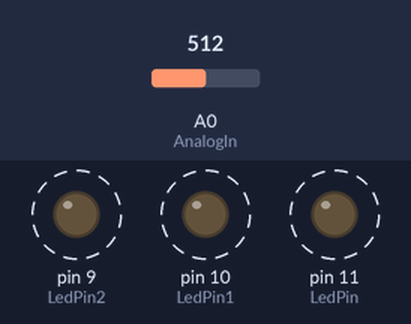
The sketch below on a simulated Arduino Uno, built with avr-gcc and run on an emulated ATmega328P. On the bench: output pins drawn as LEDs (lit = HIGH). Dashed ring = blinking. Inputs (shaded band) come from the test bench; at power-on: A0 (AnalogIn) = 512.

Above: at 1.2 s.
1.3 s: A0 (AnalogIn) set to 524
At 2.4 s:
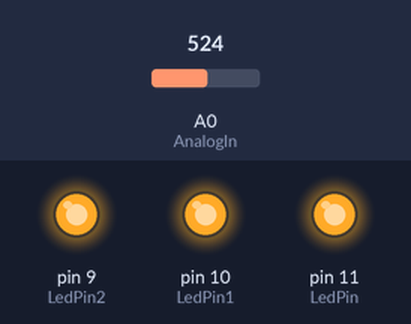
4.3 s: A0 (AnalogIn) set to 511
At 4.54 s:
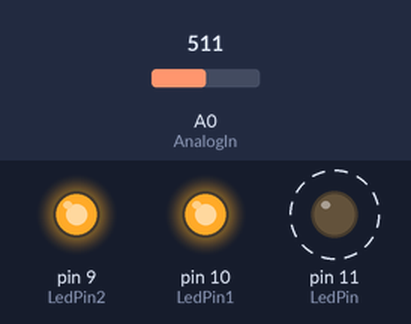
7.3 s: A0 (AnalogIn) set to 716
At 7.47 s:
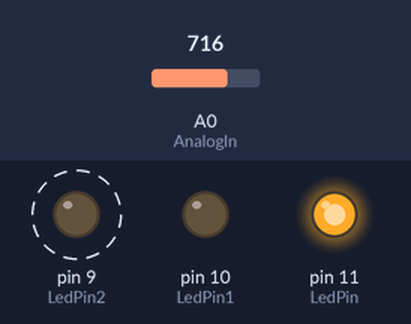
9.1 s: A0 (AnalogIn) set to 0
At 9.45 s:
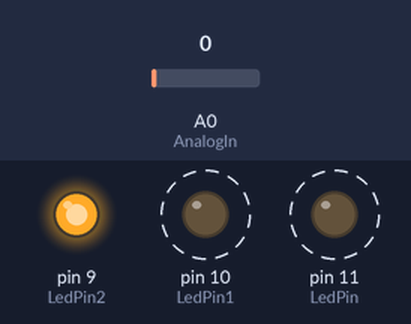
Timing chart, 0 to 13.1 s (numbered marks = the images above; inputs shaded):
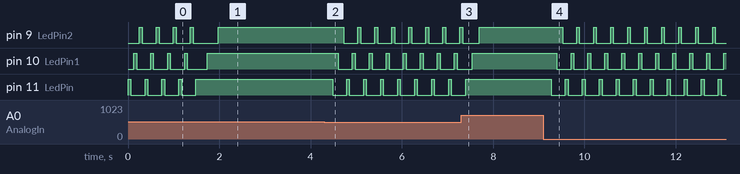

The sketch:

Analog_Challenge_Project.ino
```cpp
//This is a project designed to implement an analog signal using an ArduinoUno Board, 3 LEDs and a potentiometer to control 3 different rythms of blinking depending on the value of the potentiometer.

const int MAX_ADC = 1023;
const int MAX_RANGE = 500;

const int LedPin = 11;
const int LedPin1 = 10;
const int LedPin2 = 9;
const int AnalogIn = A0;

void setup()
{
  pinMode(LedPin, OUTPUT);
  pinMode(LedPin1, OUTPUT);
  pinMode(LedPin2, OUTPUT);
}

void loop()
{
  int adcVal = analogRead(AnalogIn);
  int range = ((float)adcVal/1023)*MAX_RANGE;
  int waitms = MAX_RANGE - range;

  if(range == 0)
  {
    //This is the rythm of LedPin
    digitalWrite (LedPin, HIGH);
    delay(waitms/8);
    digitalWrite (LedPin, LOW);
    delay(waitms/8);
    //This is the rythm of LedPin1
    digitalWrite (LedPin1, HIGH);
    delay(waitms/8);
    digitalWrite (LedPin1, LOW);
    delay(waitms/8);
    //This is the rythm of LedPin2
    digitalWrite (LedPin2, HIGH);
    delay(waitms/8);
    digitalWrite (LedPin2, LOW);
    delay(waitms/8);
  }
  else if (range <= MAX_RANGE/2)
  {
    //This is the rythm of LedPin
    digitalWrite (LedPin, HIGH);
    delay(waitms/4);
    digitalWrite (LedPin, LOW);
    delay(waitms/4);
    //This is the rythm of LedPin1
    digitalWrite (LedPin1, HIGH);
    delay(waitms/4);
    digitalWrite (LedPin1, LOW);
    delay(waitms/4);
    //This is the rythm of LedPin2
    digitalWrite (LedPin2, HIGH);
    delay(waitms/4);
    digitalWrite (LedPin2, LOW);
    delay(waitms/4);
  }
  else if ( MAX_RANGE < range <= MAX_RANGE)
  {
    //This is the rythm of LedPin
    digitalWrite (LedPin, HIGH);
    delay(waitms);
    //This is the rythm of LedPin1
    digitalWrite (LedPin1, HIGH);
    delay(waitms);
    //This is the rythm of LedPin2
    digitalWrite (LedPin2, HIGH);
    delay(waitms);
  }
}
```

Measured:
- the behaviour switches between 513 and 514 on A0 (AnalogIn) (found by bisection; images 0 and 1)
- after the input at 1.3 s, pin 11 (LedPin): goes on until 1.5 s, then stays HIGH
- after the input at 4.3 s, pin 9 (LedPin2): alternates HIGH for 0.06 s and LOW for 0.31 s, starting after 0.43 s; pin 10 (LedPin1): alternates HIGH for 0.06 s and LOW for 0.31 s, starting after 0.30 s; pin 11 (LedPin): alternates HIGH for 0.06 s and LOW for 0.31 s, starting after 0.18 s
- after the input at 7.3 s, pin 10 (LedPin1): goes on until 7.5 s, then stays HIGH; pin 11 (LedPin): goes on until 7.4 s, then stays HIGH
- after the input at 9.1 s, pin 9 (LedPin2): alternates HIGH for 0.06 s and LOW for 0.31 s, starting after 0.42 s; pin 10 (LedPin1): alternates HIGH for 0.06 s and LOW for 0.31 s, starting after 0.29 s; pin 11 (LedPin): alternates HIGH for 0.06 s and LOW for 0.31 s, starting after 0.17 s
- by itself, pin 11 (LedPin): alternates HIGH for 0.06 s and LOW for 0.31 s
